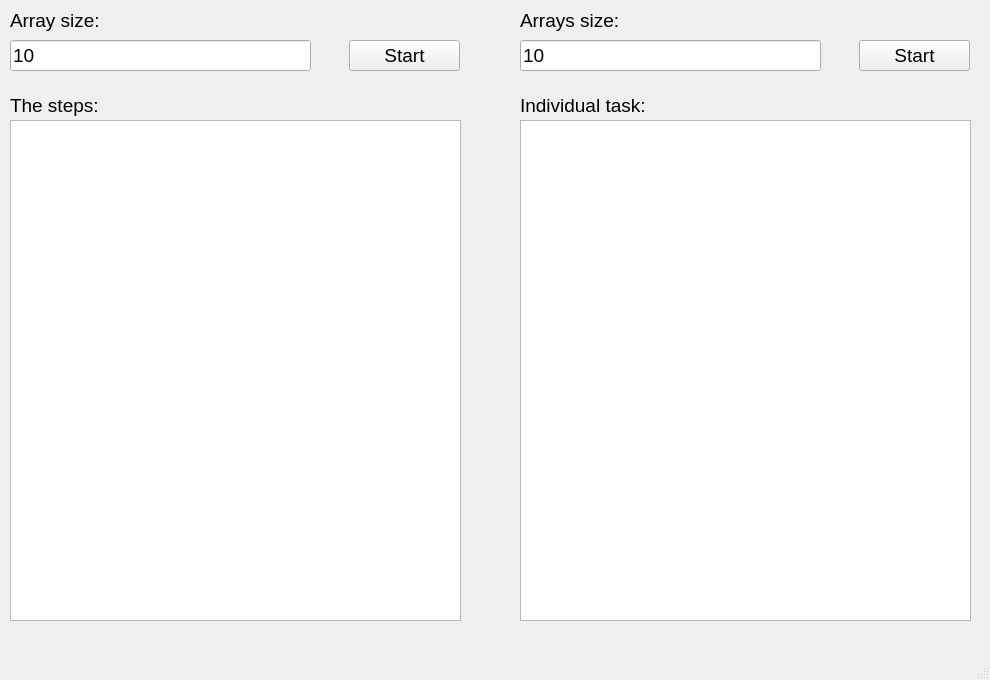
<?xml version="1.0" encoding="UTF-8"?>
<ui version="4.0">
 <class>MainWindow</class>
 <widget class="QMainWindow" name="MainWindow">
  <property name="geometry">
   <rect>
    <x>0</x>
    <y>0</y>
    <width>990</width>
    <height>680</height>
   </rect>
  </property>
  <property name="windowTitle">
   <string>MainWindow</string>
  </property>
  <widget class="QWidget" name="centralwidget">
   <widget class="QLabel" name="label_4">
    <property name="geometry">
     <rect>
      <x>520</x>
      <y>90</y>
      <width>221</width>
      <height>31</height>
     </rect>
    </property>
    <property name="font">
     <font>
      <pointsize>14</pointsize>
     </font>
    </property>
    <property name="text">
     <string>Individual task:</string>
    </property>
   </widget>
   <widget class="QLabel" name="label_2">
    <property name="geometry">
     <rect>
      <x>10</x>
      <y>90</y>
      <width>221</width>
      <height>31</height>
     </rect>
    </property>
    <property name="font">
     <font>
      <pointsize>14</pointsize>
     </font>
    </property>
    <property name="text">
     <string>The steps:</string>
    </property>
   </widget>
   <widget class="QLabel" name="label_3">
    <property name="geometry">
     <rect>
      <x>520</x>
      <y>10</y>
      <width>191</width>
      <height>21</height>
     </rect>
    </property>
    <property name="font">
     <font>
      <pointsize>14</pointsize>
     </font>
    </property>
    <property name="text">
     <string>Arrays size:</string>
    </property>
   </widget>
   <widget class="QLabel" name="label">
    <property name="geometry">
     <rect>
      <x>10</x>
      <y>10</y>
      <width>251</width>
      <height>21</height>
     </rect>
    </property>
    <property name="font">
     <font>
      <pointsize>14</pointsize>
     </font>
    </property>
    <property name="text">
     <string>Array size:</string>
    </property>
   </widget>
   <widget class="QPlainTextEdit" name="plainTextEdit">
    <property name="geometry">
     <rect>
      <x>10</x>
      <y>120</y>
      <width>451</width>
      <height>501</height>
     </rect>
    </property>
    <property name="font">
     <font>
      <pointsize>14</pointsize>
     </font>
    </property>
    <property name="readOnly">
     <bool>true</bool>
    </property>
   </widget>
   <widget class="QPushButton" name="pushButton">
    <property name="geometry">
     <rect>
      <x>349</x>
      <y>40</y>
      <width>111</width>
      <height>31</height>
     </rect>
    </property>
    <property name="font">
     <font>
      <pointsize>14</pointsize>
     </font>
    </property>
    <property name="text">
     <string>Start</string>
    </property>
   </widget>
   <widget class="QPushButton" name="pushButton_2">
    <property name="geometry">
     <rect>
      <x>859</x>
      <y>40</y>
      <width>111</width>
      <height>31</height>
     </rect>
    </property>
    <property name="font">
     <font>
      <pointsize>14</pointsize>
     </font>
    </property>
    <property name="text">
     <string>Start</string>
    </property>
   </widget>
   <widget class="QLineEdit" name="lineEdit">
    <property name="geometry">
     <rect>
      <x>10</x>
      <y>40</y>
      <width>301</width>
      <height>31</height>
     </rect>
    </property>
    <property name="font">
     <font>
      <pointsize>14</pointsize>
     </font>
    </property>
    <property name="text">
     <string>10</string>
    </property>
    <property name="readOnly">
     <bool>false</bool>
    </property>
   </widget>
   <widget class="QPlainTextEdit" name="plainTextEdit_2">
    <property name="geometry">
     <rect>
      <x>520</x>
      <y>120</y>
      <width>451</width>
      <height>501</height>
     </rect>
    </property>
    <property name="font">
     <font>
      <pointsize>14</pointsize>
     </font>
    </property>
   </widget>
   <widget class="QLineEdit" name="lineEdit_2">
    <property name="geometry">
     <rect>
      <x>520</x>
      <y>40</y>
      <width>301</width>
      <height>31</height>
     </rect>
    </property>
    <property name="font">
     <font>
      <pointsize>14</pointsize>
     </font>
    </property>
    <property name="text">
     <string>10</string>
    </property>
    <property name="maxLength">
     <number>10</number>
    </property>
    <property name="readOnly">
     <bool>false</bool>
    </property>
   </widget>
  </widget>
  <widget class="QMenuBar" name="menubar">
   <property name="geometry">
    <rect>
     <x>0</x>
     <y>0</y>
     <width>990</width>
     <height>21</height>
    </rect>
   </property>
  </widget>
  <widget class="QStatusBar" name="statusbar"/>
 </widget>
 <resources/>
 <connections/>
</ui>
